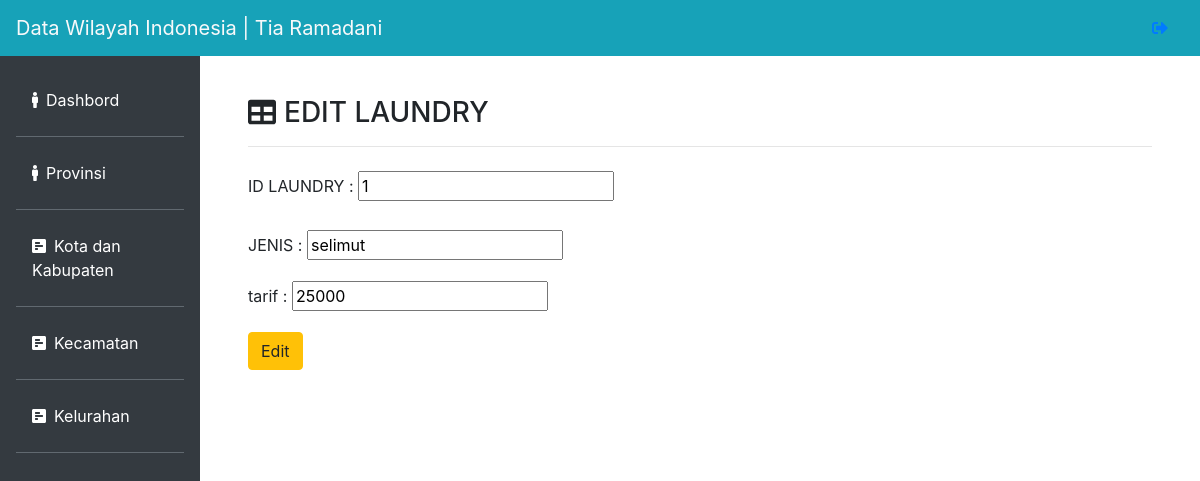
/editlaundry.php?id_laundry=1, run on the app's committed database.
### tables this page shows
CREATE TABLE `laundry` (
  `id_laundry` int(11) NOT NULL,
  `jenis` varchar(50) NOT NULL,
  `tarif` int(25) NOT NULL
);

### editlaundry.php (the view, shortened to what this page needs)
<?php
include"koneksidatabase.php";
?>
<?php
include"header.php";
 ?>
<?php
  $id_laundry=$_GET["id_laundry"];
  $query=mysqli_query($koneksi,"SELECT * FROM laundry WHERE id_laundry=$id_laundry");
   $data=mysqli_fetch_array($query);
?>
<div class="col-md-10 p-5 pt-2">
    <h3> <i class="fas fa-table mr-2"></i></i>EDIT LAUNDRY</h3><hr>
         <form action="proseseditlaundry.php" method="post">
         <div class="form-group mt-3 pt-2">
				    <label for="id_laundry">ID LAUNDRY : </label>
				    <input type="text" name="id_laundry" value="<?=$data['id_laundry'];?>" id="id_laundry">
				  </div>
            <div class="form-group mt-3 pt-2">
				    <label for="jenis">JENIS  : </label>
				    <input type="text" name="jenis" value="<?=$data['jenis'];?>" id="jenis">
				  </div>
                  <div class="form-group">
				    <label for="tarif">tarif : </label>
				    <input type="text" name="tarif" value="<?=$data['tarif'];?>" >
				  </div>
				  <button type="submit" class="btn btn-warning" name="edit" value="edit">Edit</button>
		</form>
   </div>
<?php
include'footer.php';
?>

### data on the page
laundry: id_laundry "1", jenis "selimut", tarif "25000"
